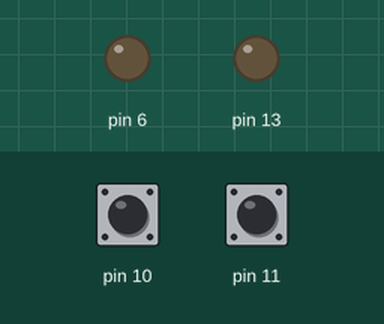
The sketch below on a simulated Arduino Uno, built with avr-gcc and run on an emulated ATmega328P. Shown: output pins drawn as LEDs (lit = HIGH). The test bench sets the inputs (shaded band); at power-on: pin 10 HIGH, pin 11 HIGH.

Above: at 1.2 s.
1.3 s: pin 10 pulled LOW for 0.15 s
At 1.37 s:
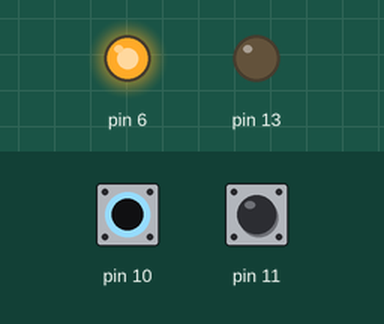
2.9 s: pin 11 pulled LOW for 0.15 s
At 2.97 s:
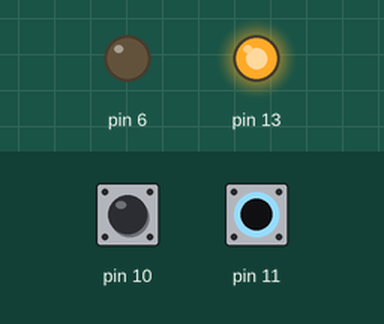
4.5 s: pin 11 pulled LOW for 3.2 s
At 8.5 s:
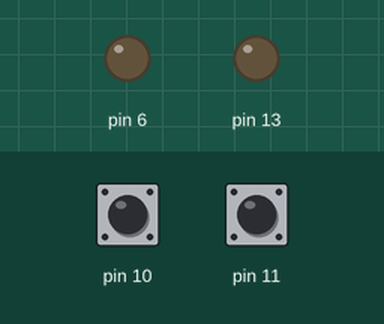
9.2 s: pin 10 pulled LOW for 3.2 s
At 9.7 s:
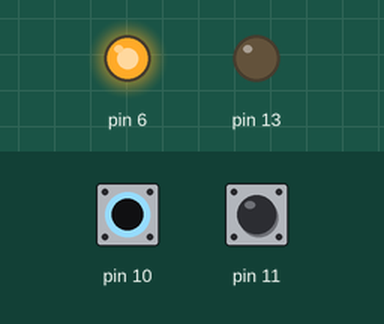
13.9 s: pin 10 driven LOW and pin 11 driven LOW
At 14.5 s:
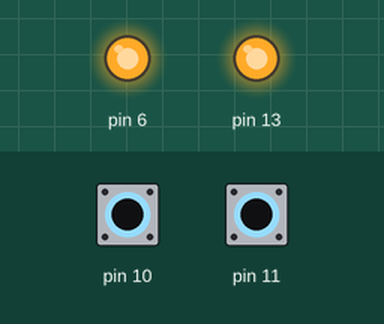
Timing chart, 0 to 16.4 s (numbered marks = the images above; inputs shaded):
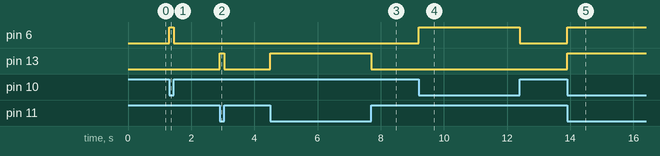

The sketch:

________LED.ino
```cpp
void setup() {
  pinMode(11, INPUT_PULLUP);
  pinMode(10,INPUT_PULLUP);
  pinMode(6,OUTPUT);
  pinMode(13,OUTPUT);
}

void loop() {
  int a = digitalRead(11);
  int b = digitalRead(10);
  if(a == 1)
  {
    digitalWrite(13, LOW);
  }
  else if(a == 0)
  {
    digitalWrite(13, HIGH);
  }
  if(b==1)
  {
    digitalWrite(6, LOW);
  }
  else if(b==0)
  {
    digitalWrite(6, HIGH);
  }
}
```

Measured:
- after the input at 1.3 s, pin 6: LOW → HIGH at once, → LOW 0.15 s later
- after the input at 2.9 s, pin 13: LOW → HIGH at once, → LOW 0.15 s later
- after the input at 4.5 s, pin 13: LOW → HIGH at once, → LOW 3.2 s later
- after the input at 9.2 s, pin 6: LOW → HIGH at once, → LOW 3.2 s later
- after the input at 13.9 s, pin 6, pin 13: LOW → HIGH at once
